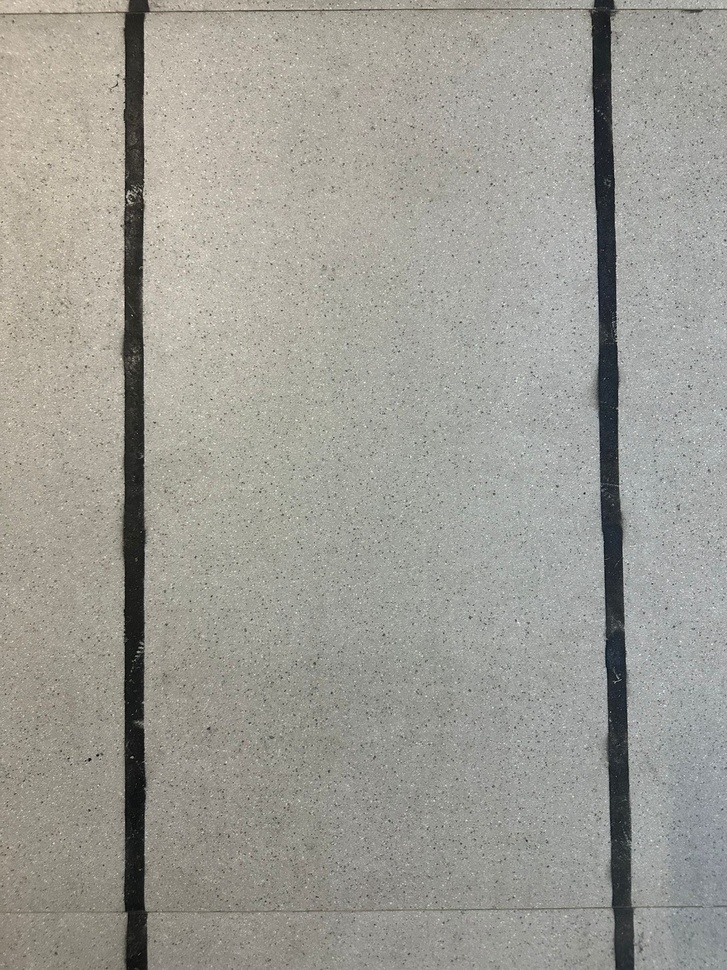
#> input picture VisionDebixTCP/ogImage.jpg, 727 x 970 px, shrunk from 1536 x 2048 before the run
$ python plot_skeleton.py
#> lines starting #> are read from the running program, lines starting #| are printed output that depends on the picture; after the words box and inside, x2 and y2 are one past the last pixel; in counts of white or black regions, pixels touching at a corner belong together
"""
===========
Skeletonize
===========

Skeletonization reduces binary objects to 1 pixel wide representations. This
can be useful for feature extraction, and/or representing an object's topology.

``skeletonize`` works by making successive passes of the image. On each pass,
border pixels are identified and removed on the condition that they do not
break the connectivity of the corresponding object.
"""


######################################################################
# **Morphological thinning**
#
# Morphological thinning, implemented in the `thin` function, works on the
# same principle as `skeletonize`: remove pixels from the borders at each
# iteration until none can be removed without altering the connectivity. The
# different rules of removal can speed up skeletonization and result in
# different final skeletons.
#
# The `thin` function also takes an optional `max_num_iter` keyword argument to
# limit the number of thinning iterations, and thus produce a relatively
# thicker skeleton.
from skimage.morphology import thin
from skimage import data
import matplotlib.pyplot as plt
from skimage.util import invert
import cv2

image = cv2.imread("ogImage.jpg")
#> image is the input picture: shape (970, 727, 3); mean B, G, R 149.5, 156.6, 157.9
# Gray
gray = cv2.cvtColor(image, cv2.COLOR_BGR2GRAY)
# Gaussian blur to reduce noise
blurred_image = cv2.GaussianBlur(gray, (9, 9), 0)
# Otsu Threshold
_, otsu_thresh = cv2.threshold(blurred_image, 100, 255, cv2.THRESH_BINARY + cv2.THRESH_OTSU)
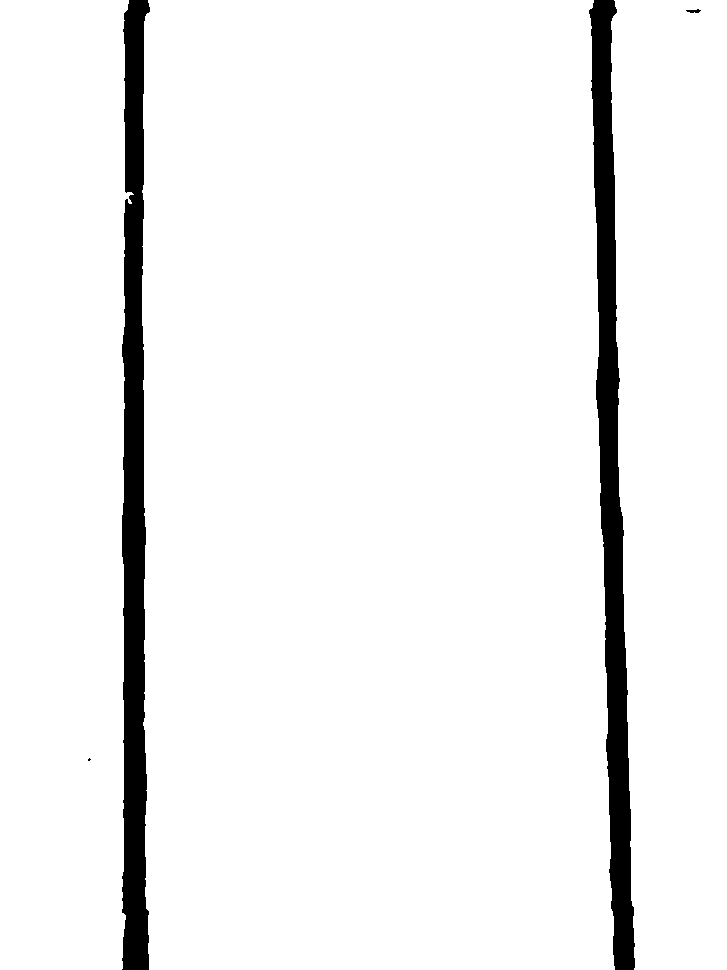
#> otsu_thresh: shape (970, 727); 94.4% white; 4 black regions (1 under 20 px), largest, box (x1, y1, x2, y2) and area: (122, 0, 150, 970) 19935, (589, 0, 635, 970) 19232, (686, 9, 701, 13) 38

# Morphology for noise reduction
kernel = cv2.getStructuringElement(cv2.MORPH_RECT, (5, 5))
morph_image = cv2.morphologyEx(otsu_thresh, cv2.MORPH_CLOSE, kernel)
#> morph_image: shape (970, 727); 94.5% white; 2 black regions, box (x1, y1, x2, y2) and area: (122, 0, 150, 970) 19873, (590, 0, 635, 970) 19187

inverted_image = invert(morph_image)
thinned = thin(inverted_image)
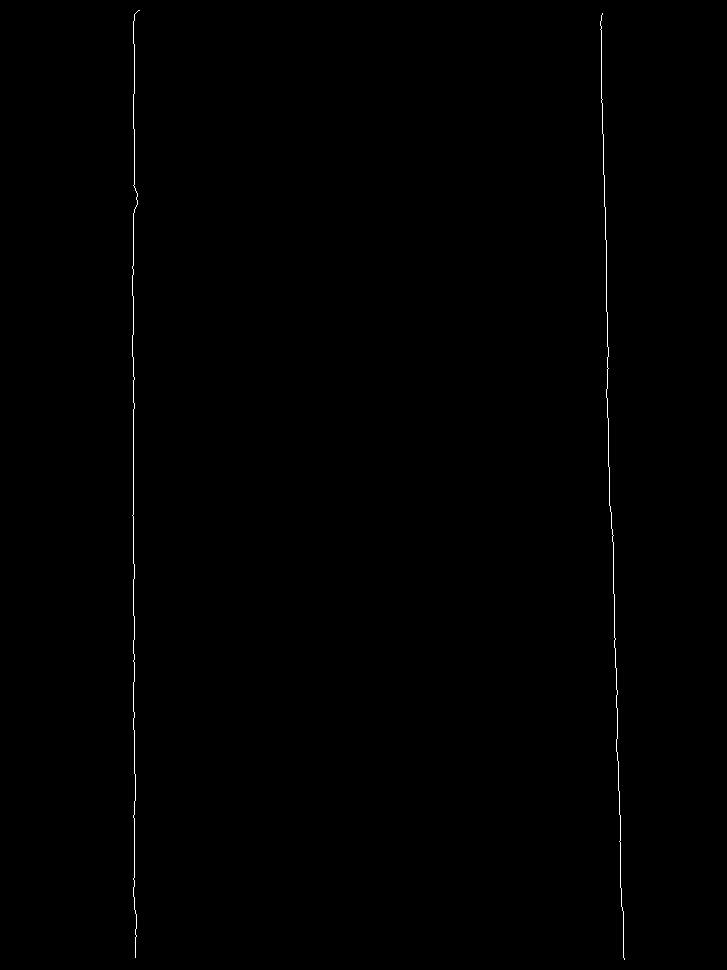
#> thinned: shape (970, 727) bool; 0.27% white in thin lines or dots, all inside (x1, y1, x2, y2) = (132, 10, 625, 960)

fig, axes = plt.subplots(2, 2, figsize=(8, 8), sharex=True, sharey=True)
ax = axes.ravel()

ax[0].imshow(image)
ax[0].set_title('original')
ax[0].axis('off')

ax[1].imshow(otsu_thresh, cmap=plt.cm.gray)
ax[1].set_title('Otsu\'s Thresholding')
ax[1].axis('off')

ax[2].imshow(morph_image, cmap=plt.cm.gray)
ax[2].set_title('morph_image')
ax[2].axis('off')

ax[3].imshow(thinned, cmap=plt.cm.gray)
ax[3].set_title('thinned')
ax[3].axis('off')

fig.tight_layout()
plt.show()
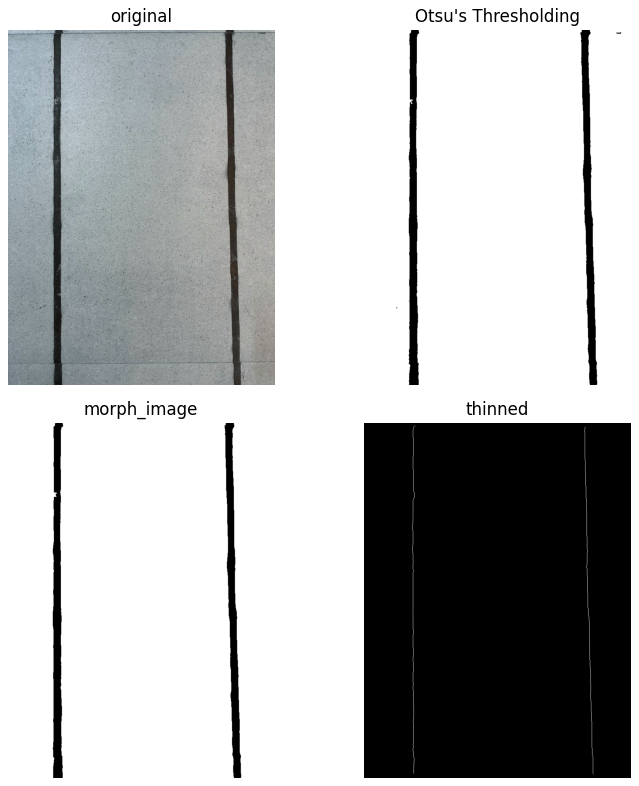
#> figure drawn by matplotlib, 4 panels; B, G, R data is drawn as R, G, B

$ run again, with VisionDebixTCP/imagineSala1.jpg copied over VisionDebixTCP/ogImage.jpg
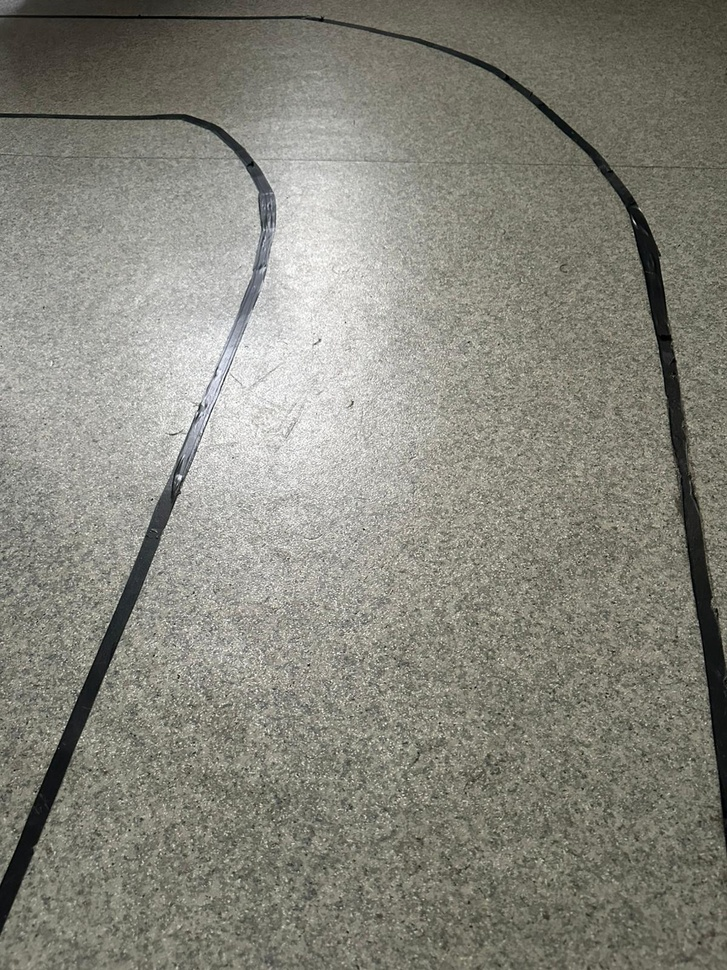
#> input picture VisionDebixTCP/imagineSala1.jpg, 727 x 970 px, shrunk from 1200 x 1600 before the run
#> image is the input picture: shape (970, 727, 3); mean B, G, R 123.5, 133.4, 134.2
#> `_, otsu_thresh = cv2.threshold(blurred_image, 100, 255, cv2.THRESH_BIN..`:
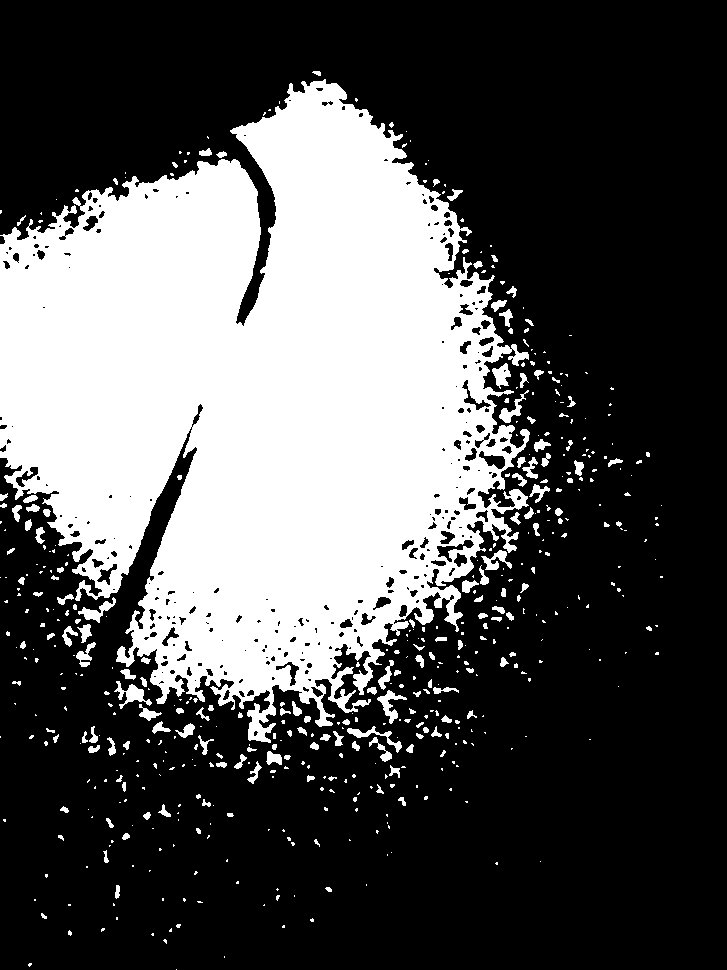
#> otsu_thresh: shape (970, 727); 32.5% white; 530 white regions (363 under 20 px), largest, box (x1, y1, x2, y2) and area: (0, 79, 530, 743) 215787, (114, 681, 152, 709) 387, (377, 690, 407, 724) 339
#> morph_image: shape (970, 727); 33.9% white; 363 white regions (261 under 20 px), largest, box (x1, y1, x2, y2) and area: (0, 79, 551, 762) 231196, (152, 721, 195, 739) 281, (82, 726, 100, 753) 274
#> `thinned = thin(inverted_image)`:
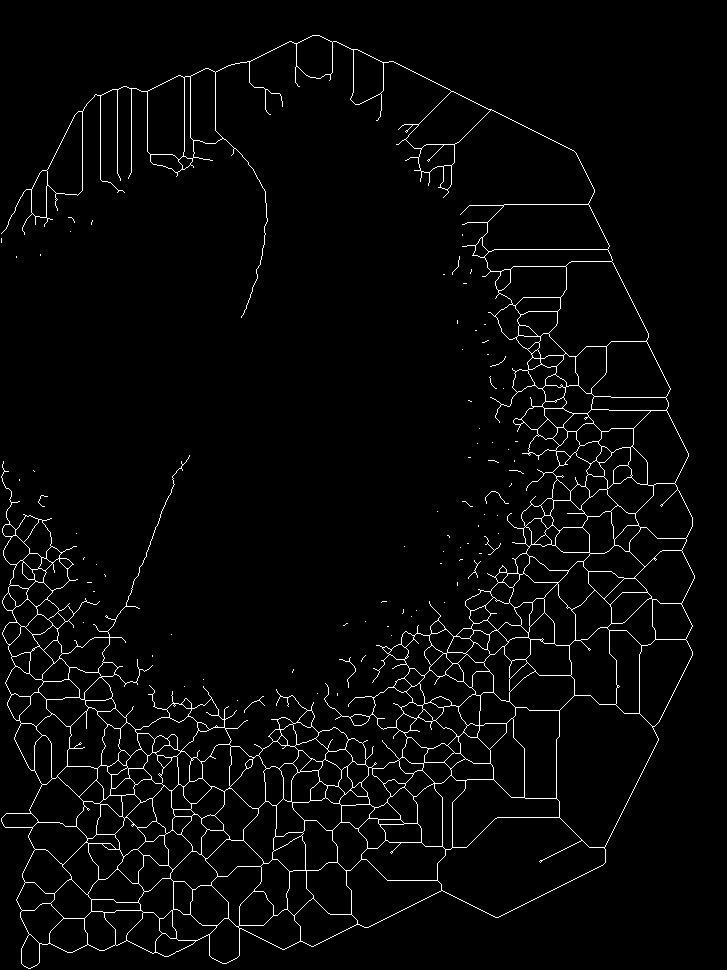
#> thinned: shape (970, 727) bool; 2.8% white in thin lines or dots

$ run again, with VisionDebixTCP/imagineSala2.jpg copied over VisionDebixTCP/ogImage.jpg
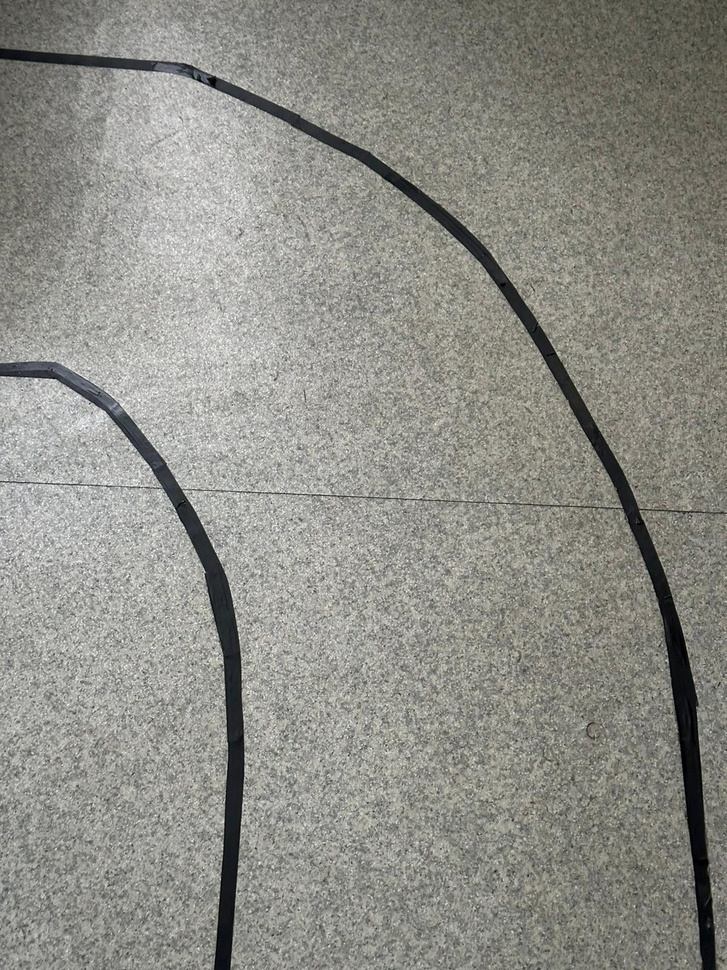
#> input picture VisionDebixTCP/imagineSala2.jpg, 727 x 970 px, shrunk from 1200 x 1600 before the run
#> image is the input picture: shape (970, 727, 3); mean B, G, R 135.3, 142, 142.1
#> `_, otsu_thresh = cv2.threshold(blurred_image, 100, 255, cv2.THRESH_BIN..`:
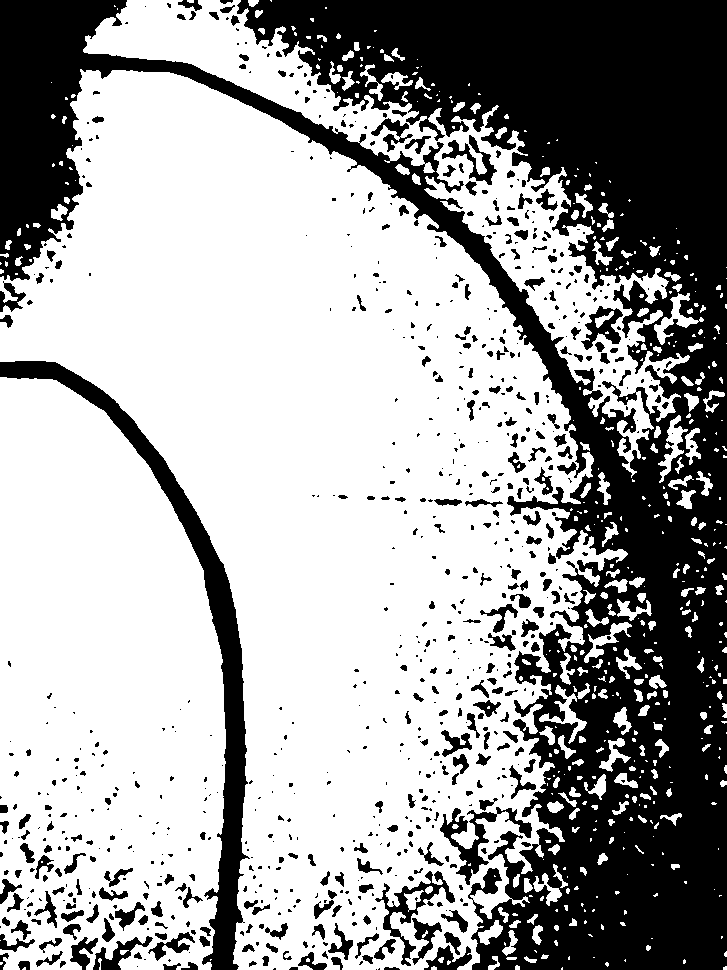
#> otsu_thresh: shape (970, 727); 64.1% white; 782 black regions (479 under 20 px), largest, box (x1, y1, x2, y2) and area: (0, 0, 727, 970) 208113, (0, 361, 250, 970) 14074, (440, 807, 532, 885) 1759
#> morph_image: shape (970, 727); 67.9% white; 232 black regions (2 under 20 px), largest, box (x1, y1, x2, y2) and area: (0, 0, 727, 970) 112636, (239, 0, 727, 399) 79654, (0, 361, 246, 970) 13869
#> thinned: shape (970, 727) bool; 2.2% white in thin lines or dots
#> `plt.show()`:
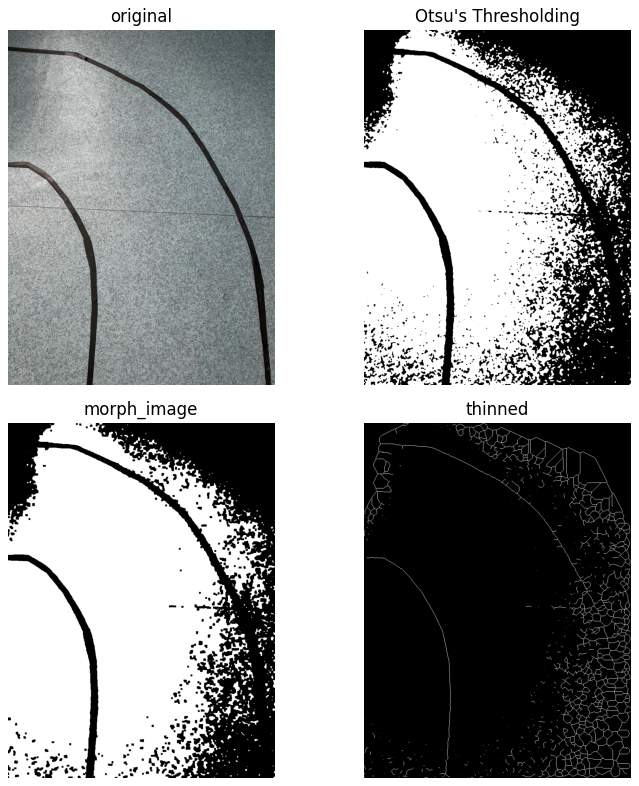
#> figure drawn by matplotlib, 4 panels; B, G, R data is drawn as R, G, B

$ run again, with VisionDebixTCP/imagineSala3.jpg copied over VisionDebixTCP/ogImage.jpg
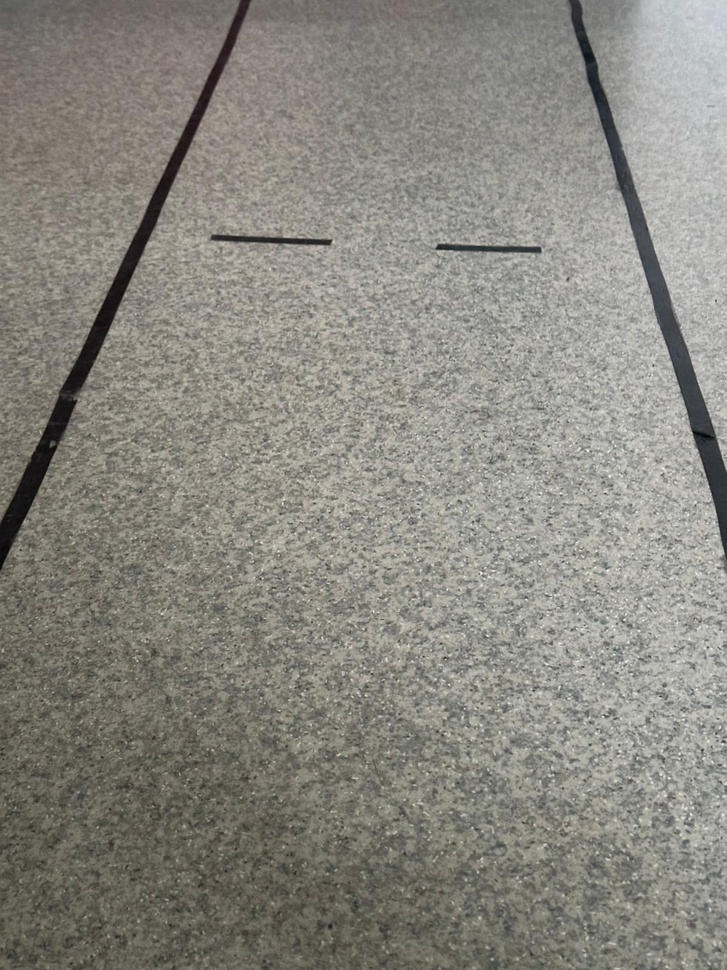
#> input picture VisionDebixTCP/imagineSala3.jpg, 727 x 970 px, shrunk from 1200 x 1600 before the run
#> image is the input picture: shape (970, 727, 3); mean B, G, R 127.6, 135.4, 137.1
#> `_, otsu_thresh = cv2.threshold(blurred_image, 100, 255, cv2.THRESH_BIN..`:
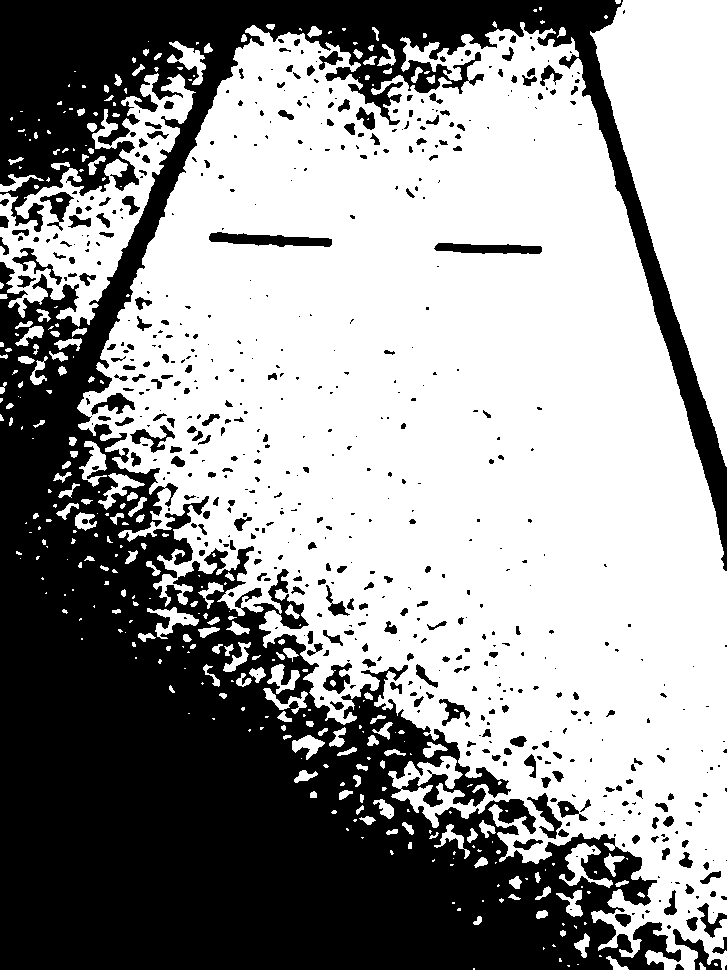
#> otsu_thresh: shape (970, 727); 59.2% white; 606 black regions (370 under 20 px), largest, box (x1, y1, x2, y2) and area: (0, 0, 727, 970) 267216, (209, 232, 332, 247) 1120, (434, 243, 542, 254) 863
#> morph_image: shape (970, 727); 61.9% white; 178 black regions, largest, box (x1, y1, x2, y2) and area: (0, 0, 727, 970) 247875, (583, 835, 652, 904) 1889, (210, 232, 332, 247) 1114
#> thinned: shape (970, 727) bool; 2% white in thin lines or dots
#> `plt.show()`:
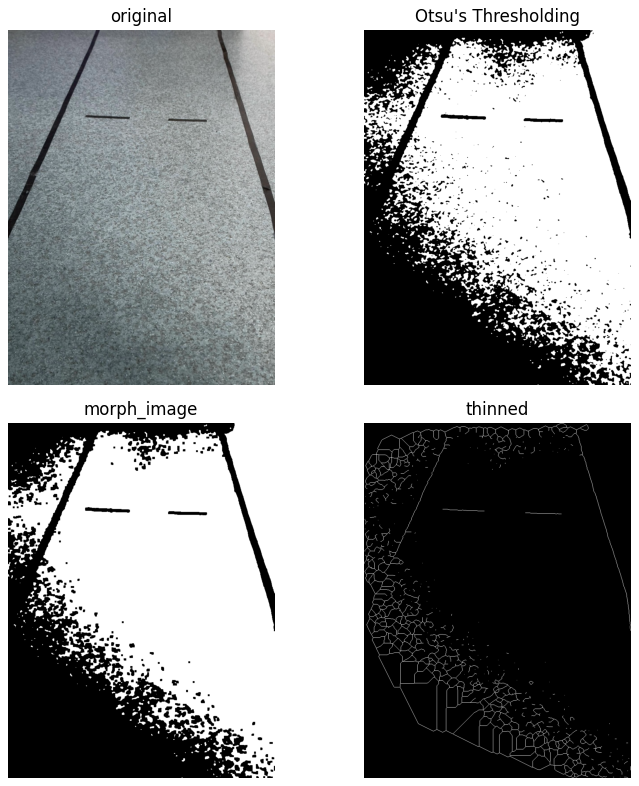
#> figure drawn by matplotlib, 4 panels; B, G, R data is drawn as R, G, B
